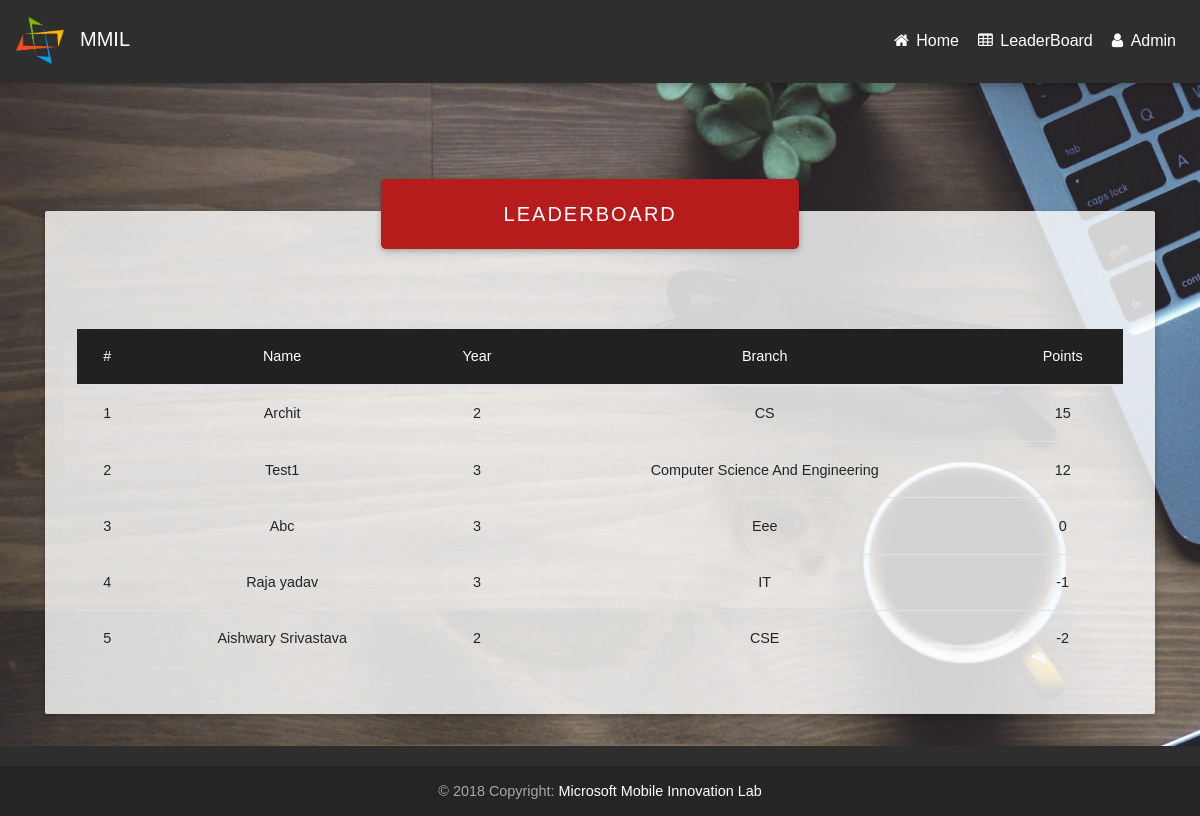
The page /leaderboard/ on the database as committed earlier.
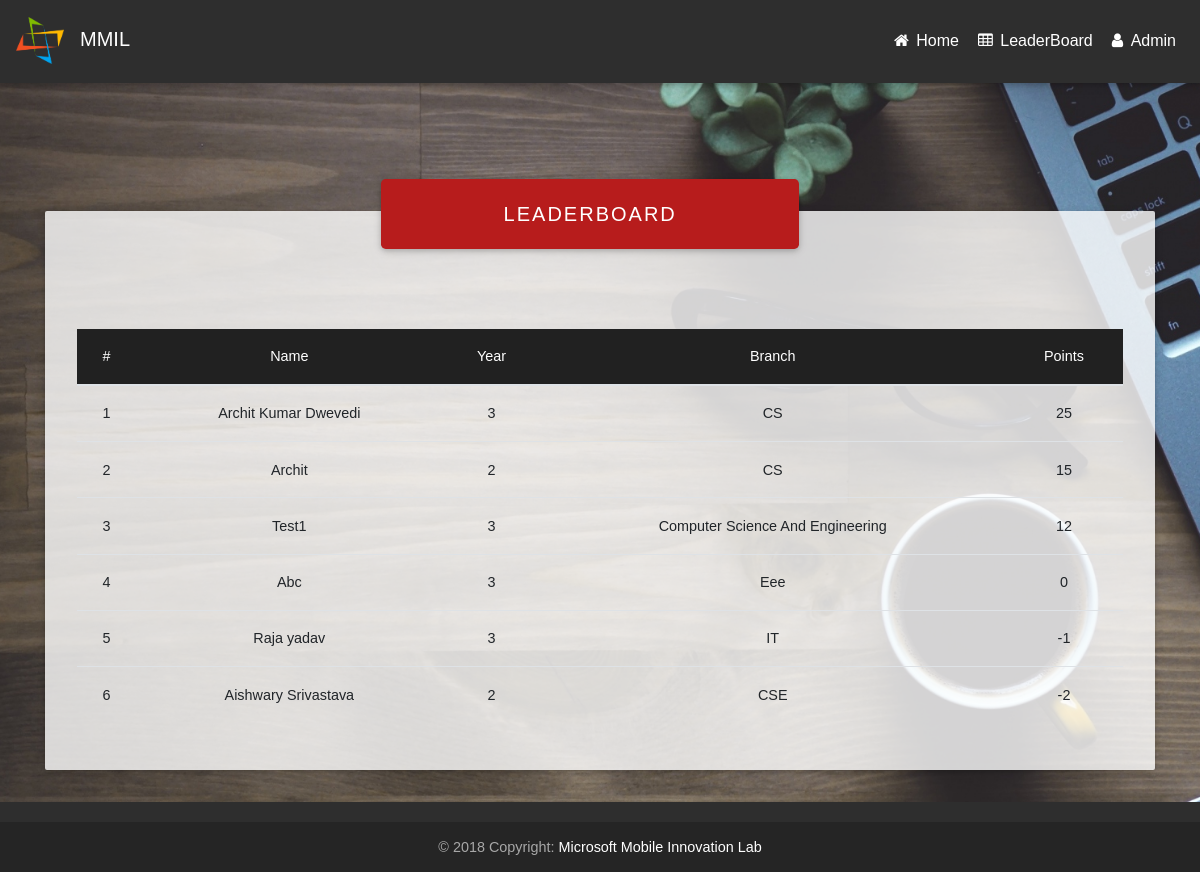
The same page on the database as committed later.
### leaderboard/models.py (models this page shows, shortened)
class leaderboard(models.Model):
	user=models.ForeignKey(User,on_delete=models.CASCADE)
	correct_qus=models.IntegerField()
	wrong_qus=models.IntegerField()
	points=models.IntegerField()
	message=models.CharField(max_length=255)
	attempted_qus=models.IntegerField()

### userprofile/models.py (models this page shows, shortened)
class profile(models.Model):
	user=models.ForeignKey(User,on_delete=models.CASCADE)
	name=models.CharField(max_length=255)
	college=models.CharField(max_length=255)
	year=models.IntegerField()
	branch=models.CharField(max_length=255)
	start_time=models.IntegerField(default=0)
	rem_time=models.IntegerField(default=1800)

### mcq_v2/views.py (the view)
# urls.py: path('leaderboard/',leaderboard),
def leaderboard(request):
	object_1=lb.objects.all().order_by('-points')
	context={
		"object":object_1
	}
	return render(request,'test/leaderboard.html',context)

### templates/test/leaderboard.html (shortened to what this page needs)
{% load static %}
<!DOCTYPE html>
<html lang="en">
<head>
    <link rel="stylesheet" href="https://maxcdn.bootstrapcdn.com/font-awesome/4.7.0/css/font-awesome.min.css">
    <link href="{% static 'assets/css/bootstrap.min.css' %}" rel="stylesheet">
    <link href="{% static 'assets/css/mdb.min.css' %}" rel="stylesheet">
    <link href="{% static 'assets/css/animate.css' %}" rel="stylesheet">
    <link href="{% static 'assets/css/Table.css' %}" rel="stylesheet">
</head>
<body class="fixed-sn animated fadeIn">
    <header>
        <nav class="navbar navbar-expand-lg navbar-dark elegant-color">
            <a href="http://jssmmil.in/" class="navbar-brand" title="MMIL Website"><img src="{% static 'assets/img/logo.png' %}">
                <p id="head">MMIL</p>
            </a>
            <ul class="nav navbar-nav nav-flex-icons ml-auto">
                 <li class="nav-item">
                    <a href="/" class="nav-link">
                        <i class="fa fa-home"></i>
                        <span class="clearfix d-none d-sm-inline-block">Home</span>
                    </a>
                </li>
                <li class="nav-item">
                    <a href="/leaderboard" class="nav-link">
                        <i class="fa fa-table"></i>
                        <span class="clearfix d-none d-sm-inline-block">LeaderBoard</span>
                    </a>
                </li>
                 <li class="nav-item">
                    <a href="/admin" class="nav-link">
                        <i class="fa fa-user"></i>
                        <span class="clearfix d-none d-sm-inline-block">Admin</span>
                    </a>
                </li>
            </ul>
    </header>
    <main class="container">
            <div class="jumbotron">
               <div class="card text-center z-depth-2">
                  <div class="card-body">
                    <p class="white-text mb-0">LeaderBoard</p>
                  </div>
               </div>
               <table class="table table-hover">
                 <thead class="mdb-color grey darken-4">
                   <tr class="text-white">
                      <th>#</th>
                      <th>Name</th>
                      <th>Year</th>
                      <th>Branch</th>
                      <th>Points</th>
                   </tr>
                 </thead>
                 <tbody>
                  {% for obj in object %}
                    <tr>
                      <th scope="row">{{forloop.counter}}</th>
                      <td>{{obj.user.profile_set.all.first.name}}</td>
                      <td>{{obj.user.profile_set.all.first.year}}</td>
                      <td>{{obj.user.profile_set.all.first.branch}}</td>
                      <td>{{obj.points}}</td>
                    </tr>
                  {% endfor %}
                 </tbody>
               </table>
           </div>
    </main>
    <footer class="page-footer elegant-color center-on-small-only">
        <div class="footer-copyright">
            <div class="container-fluid">
                © 2018 Copyright:
                <a href="http://jssmmil.in/"> Microsoft Mobile Innovation Lab</a>
            </div>
        </div>
    </footer>
</body>
</html>

Rows that differ between the two databases and show on the page:
added leaderboard: user.profile_set.all.first.name "Archit Kumar Dwevedi", user.profile_set.all.first.year "3", user.profile_set.all.first.branch "CS", points "25"
